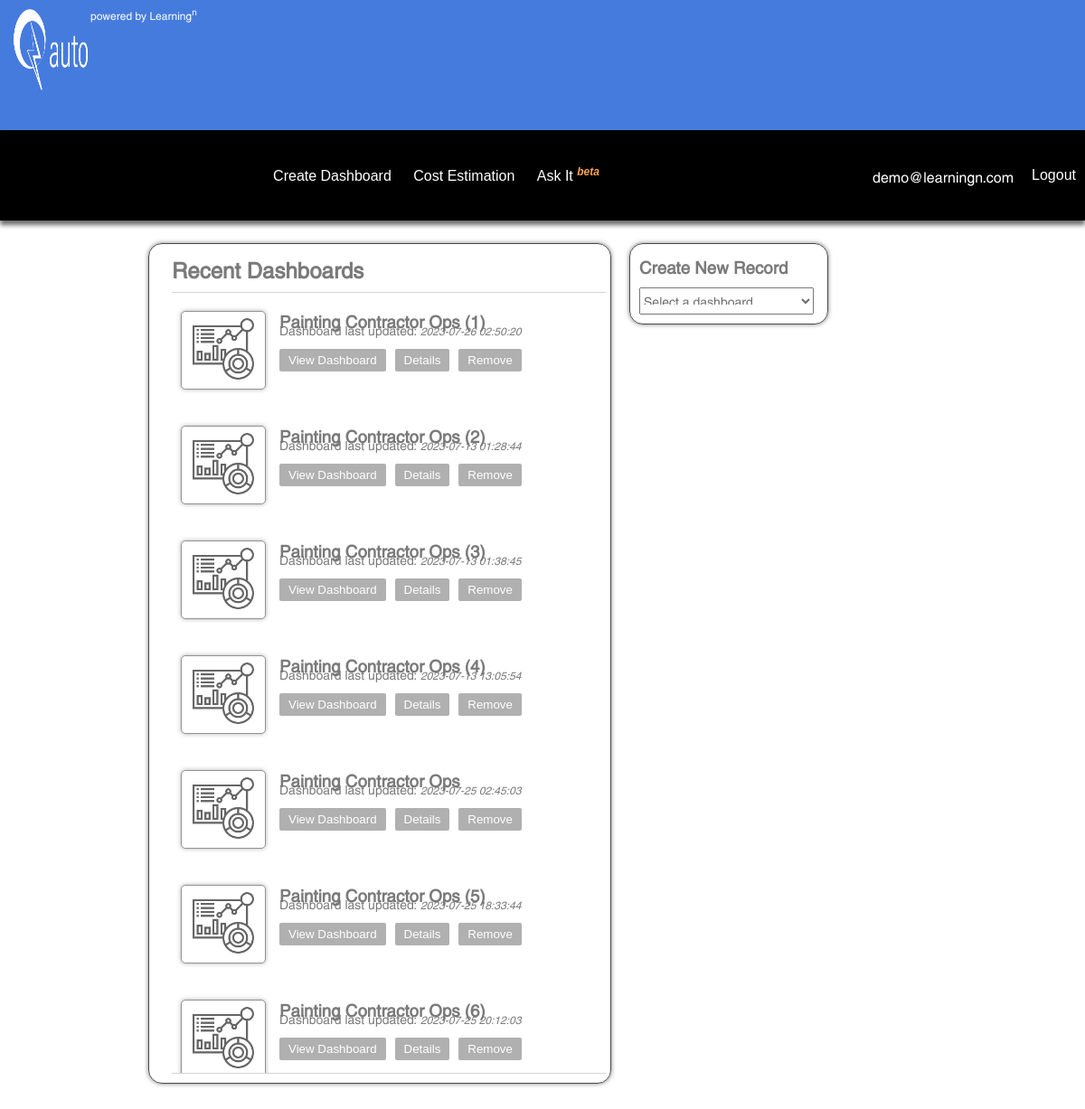
The page /home (signed in) on the database as committed earlier.
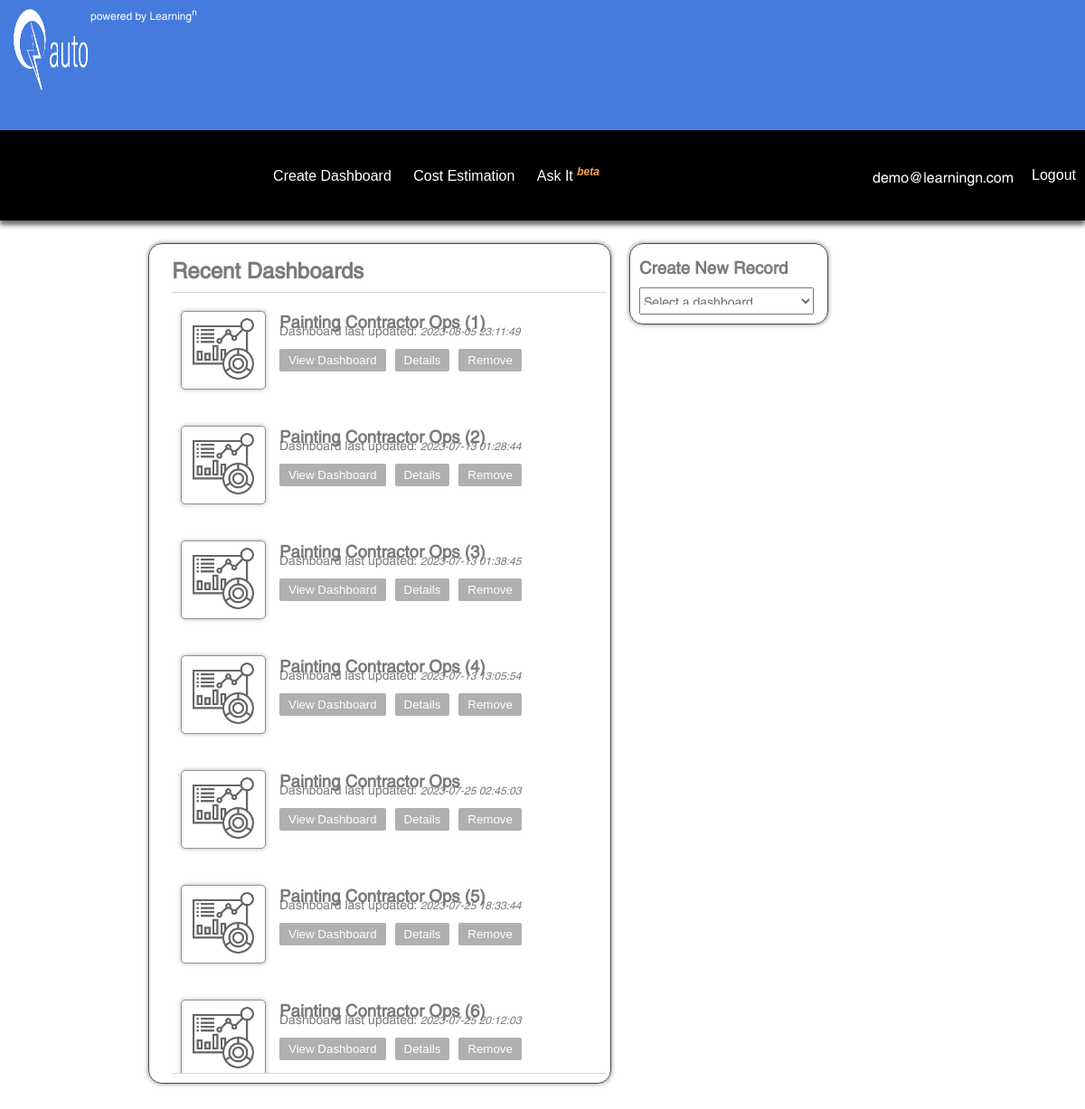
The same page on the database as committed later.
### handlers/models.py (models this page shows, shortened)
class UserTables(db.Model):
    user_id = db.Column(db.Integer, db.ForeignKey(UserLogin.user_id))
    table_id = db.Column(db.Integer, primary_key=True, autoincrement=True)
    table_name = db.Column(db.String(100))
    data = db.Column(db.JSON)
    col_mapping = db.Column(db.JSON)
    date_created = db.Column(db.DateTime, server_default=func.now())
    last_updated = db.Column(db.DateTime, server_default=func.now(), onupdate=func.now())

### app.py (the view, shortened to what this page needs)
@app.route('/home', methods=["GET", "POST"])
def home():
    user_info = session.get("account")
    user_datasets = UserTables.query.filter_by(user_id=user_info["user_id"]).all()
    if len(user_datasets) > 0:
        user_tables = [[table.table_name, table.last_updated] for table in user_datasets]
        return render_template('home.html', user=user_info, projects=user_tables)
    return render_template('home.html', user=user_info, projects=None)

### templates/home.html (shortened to what this page needs)
{% extends 'base.html' %}
{% block head %}
    <link rel="stylesheet" href="{{ url_for("static", filename="css/home.css") }}">
{% endblock %}
{% block navbar %}
    <div class="center-navbar">
        <a href="/data-import"><button class="navbar-buttons">Create Dashboard</button></a>
        <a href="#"><button class="navbar-buttons">Cost Estimation</button></a>
        <a href="#"><button class="navbar-buttons">Ask It <sup class="beta-sup">beta</sup></button></a>
    </div>
    <div class="right-navbar">
        <span>{{ user["email"] }}</span>
        <a href="/"><button class="navbar-buttons logout-btn">Logout</button></a>
    </div>
{% endblock %}
{% block content %}
    <div class="projects-container make-card">
        <h2>Recent Dashboards</h2>
        <form class="project-thumbnail-form" method="post">
            {% if projects %}
                {% for project in projects %}
                    <div class="thumbnail-container">
                        <button class="thumbnail-btn make-card" type="submit" name="project_button" value="{{ project[0] }}">
                            <img src="{{ url_for("static", filename="site_images/dashboard_thumbnail.png") }}" alt="submit" width="70px"/>
                        </button>
                        <div class="project-details-container">
                            <h3 class="thumbnail-label">{{ project[0] }}</h3>
                            <p class="detail-rows">Dashboard last updated: <span class="project-load-date">{{ project[1] }}</span></p>
                            <div class="main-action-btns">
                                <button class="project-options view-btn" type="submit" name="project_button" value="{{ project[0] }}">View Dashboard</button>
                                <button class="project-options details-btn" name="project_button" value="details_{{ project[0] }}" type="button" onclick="viewDetails('details-popout-{{ project[0] }}')">Details</button>
                                <button class="project-options remove-btn" name="project_button" value="delete_{{ project[0] }}">Remove</button>
                            </div>
                        </div>
                    </div>
                {% endfor %}
            {% endif %}
        </form>
    </div>
    <div class="quick-data-add-container make-card">
        <h3>Create New Record</h3>
        <form action="" method="post">
            <select name="table-selection" id="dashboard-selector" onchange="reveal_form()">
                <option value="none">Select a dashboard.</option>
            </select>
        </form>
    </div>
{% endblock %}

### templates/base.html (shortened to what this page needs)
<!DOCTYPE html>
<html lang="en">
<head>
    <link rel="stylesheet" href="{{ url_for("static", filename="css/base.css") }}">
    {% block head %}
    {% endblock %}
</head>
<body>
<div class="header">
    <div class="logo-container">
        <img src="{{ url_for("static", filename="site_images/qauto_logo_white.png") }}" alt="" id="main-logo">
        <sup class="title-notation">powered by Learning<sup class="title-notation-n">n</sup></sup>
    </div>
    <nav class="navbar">
        {% block navbar %}
        {% endblock %}
    </nav>
</div>
<div class="content">
    {% block content %}
    {% endblock %}
</div>
</body>
</html>

### static/css/base.css (style rules this page uses)
html, body { height: 100vh; width: 100vw; margin: 0; font-family: Swansea, sans-serif; }
.header { display: flex; flex-direction: column; width: 100vw; height: 15vh; }
.logo-container { width: 100vw; height: 8vh; display: flex; justify-content: center; background-color: white; }
#main-logo { padding-top: 10px; padding-bottom: 5px; max-width: 130px; max-height: 110px; width: auto; height: auto; }
.title-notation { font-size: 12px; color: white; font-weight: lighter; margin-top: 10px; margin-left: -15px; }
.navbar { display: flex; width: 100vw; height: 7vh; background-color: black; align-items: center; justify-content: end; color: white; box-shadow: #6D6D6D 0 5px 5px; }
.navbar-buttons { height: 7vh; font-size: 16px; background-color: transparent; color: white; border: none; cursor:pointer; padding-left: 10px; padding-right: 10px; }
.logout-btn { margin-left: 10px; }
.content { display: flex; width: 100vw; height: 85vh; color: #7a7a7a; }
.make-card { border: #4B4B4B solid 1px; box-shadow: #7d7d7d 0 0 5px; border-radius: 15px; }

### static/css/home.css (style rules this page uses)
.header { height: fit-content; }
.navbar { display: flex; justify-content: space-between; }
.logo-container { height: 10vh; background-color: #467BDE; justify-content: flex-start; }
#main-logo { padding-top: 10px; padding-bottom: 5px; margin-left: 15px; max-width: 100px; max-height: 90px; width: auto; height: auto; }
.right-navbar { display: flex; justify-content: end; align-items: center; }
.beta-sup { font-size: 12px; font-style: italic; font-weight: bold; color: #ffa351; }
.content { justify-content: center; height: 83vh; width: 90vw; }
.projects-container { height: fit-content; display: flex; flex-direction: column; padding-left: 25px; padding-bottom: 10px; margin-top: 25px; }
.quick-data-add-container { height: fit-content; max-height: 70vh; display: flex; flex-direction: column; margin-left: 20px; padding: 0 10px 0 10px; margin-top: 25px; }
.quick-data-add-container form { display: flex; flex-direction: column; height: 100%; overflow-y: scroll; margin-bottom: 10px; padding-right: 5px; }
#dashboard-selector { height: 30px; font-size: 14px; font-family: Swansea; color: #6D6D6D; padding-top: 2px; padding-bottom: 2px; }
.project-thumbnail-form { display: flex; flex-direction: column; width: 40vw; height: 60vh; overflow-y: scroll; margin-right: 5px; border-bottom: rgba(179,179,179,0.57) solid 1px; border-top: rgba(179,179,179,0.57) solid 1px; }
.thumbnail-container { display: flex; padding-top: 20px; padding-bottom: 20px; padding-left: 10px; }
.project-details-container { display: flex; flex-direction: column; margin-left: 15px; padding-top: 5px; }
.detail-rows { margin: 0; padding: 0; font-size: 14px; }
.project-load-date { font-size: 12px; font-style: italic; font-weight: lighter; }
.thumbnail-label { padding: 0; margin: 0 0 2px 0; }
.thumbnail-btn { background-color: white; border-radius: 5px; opacity: 60%; }
.thumbnail-btn img { padding: 5px; }
.main-action-btns { display: flex; width: 100%; margin-top: 18px; }
.project-options { margin-right: 10px; border: none; padding: 5px 10px 5px 10px; border-radius: 2px; background-color: #b0b0b0; color: white; }

Rows that differ between the two databases and show on the page:
changed UserTables "Painting Contractor Ops (1)": last_updated "2023-07-26 02:50:20" → "2023-08-05 23:11:49"
